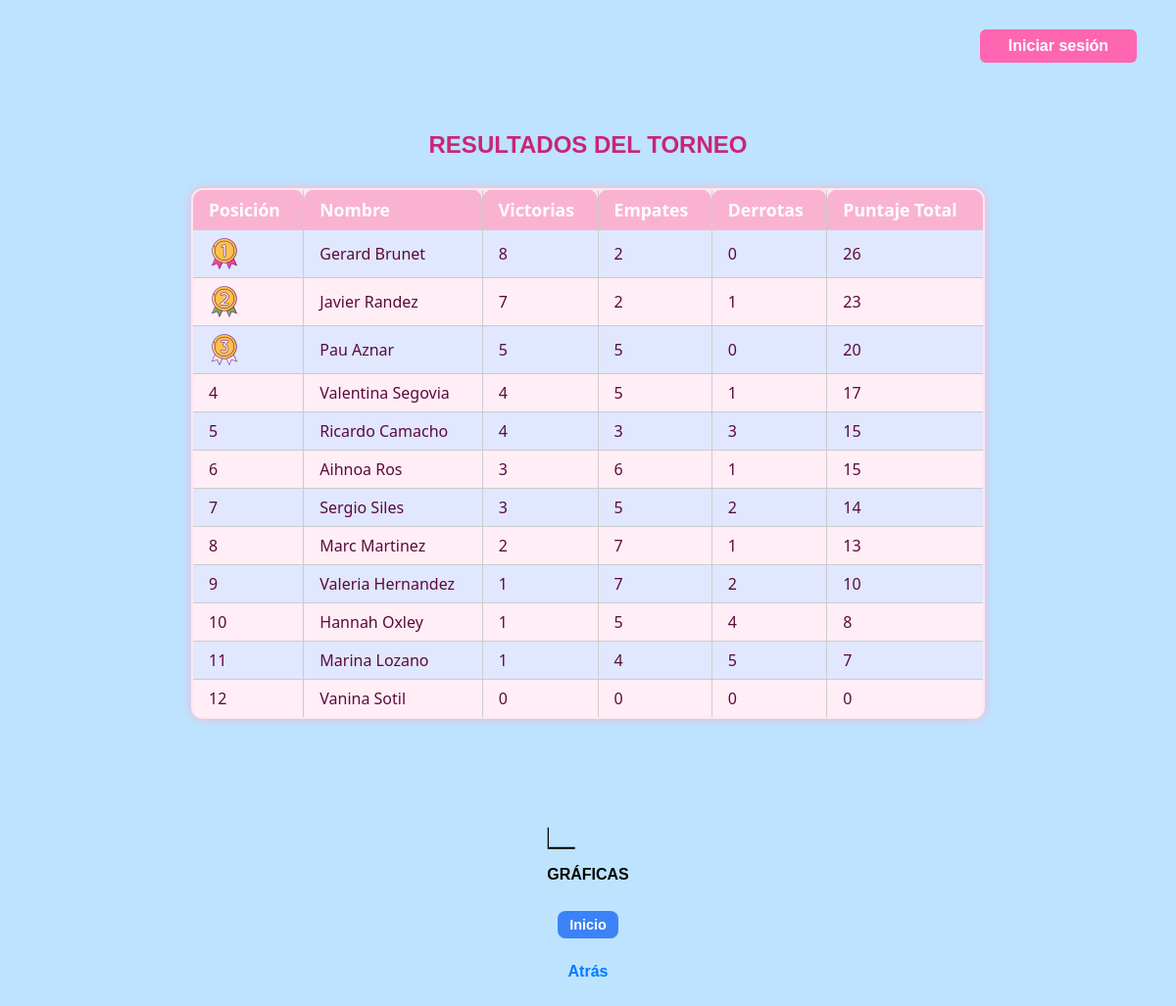
The page /estadisticas on the database its author committed.
### tables this page shows
CREATE TABLE usuarios (
    id INTEGER PRIMARY KEY AUTOINCREMENT,
    nombre TEXT NOT NULL,
    email TEXT NOT NULL UNIQUE,
    contrasena TEXT NOT NULL,
    rol TEXT DEFAULT 'participante',
    nivel TEXT
, edad INTEGER, juego TEXT DEFAULT 'MiTorneo', torneo TEXT DEFAULT 'LOL World', victorias INTEGER DEFAULT 0, empates INTEGER DEFAULT 0, derrotas INTEGER DEFAULT 0, puntaje INTEGER DEFAULT 0);

### app.py (the view)
@app.route('/estadisticas')
def estadisticas():
    conn = db_connection()
    conn.row_factory = sqlite3.Row
    c = conn.cursor()
    c.execute('''
        SELECT nombre, victorias, empates, derrotas, puntaje
        FROM usuarios
        WHERE rol = 'participante'
        ORDER BY puntaje DESC
    ''')
    participantes = c.fetchall()
    conn.close()
    return render_template('estadisticas.html', participantes=participantes)

### app.py (called while the page is built)
def db_connection():
    conn = sqlite3.connect('database/torneo.db')
    conn.row_factory = sqlite3.Row
    return conn

### templates/estadisticas.html
{% extends "base.html" %}
{% block content %}
<h2 class="titulo-seccion">RESULTADOS DEL TORNEO</h2>
<table class="tabla-puntajes tabla-rosa">
    <thead>
        <tr class="fila-header">
            <th>Posición</th>
            <th>Nombre</th>
            <th>Victorias</th>
            <th>Empates</th>
            <th>Derrotas</th>
            <th>Puntaje Total</th>
        </tr>
    </thead>
    <tbody>
    {% for p in participantes %}
    <tr class="fila-participante">
        <td>
            {% if loop.index == 1 %}
                <img src="{{ url_for('static', filename='recursos/primer_lugar.png') }}" alt="1º" class="icon-ranking">
            {% elif loop.index == 2 %}
                <img src="{{ url_for('static', filename='recursos/segundo_lugar.png') }}" alt="2º" class="icon-ranking">
            {% elif loop.index == 3 %}
                <img src="{{ url_for('static', filename='recursos/tercer_lugar.png') }}" alt="3º" class="icon-ranking">
            {% else %}
                {{ loop.index }}
            {% endif %}
        </td>
        <td>{{ p['nombre'] }}</td>
        <td>{{ p['victorias'] or 0 }}</td>
        <td>{{ p['empates'] or 0 }}</td>
        <td>{{ p['derrotas'] or 0 }}</td>
        <td>{{ p['puntaje'] or 0 }}</td>
    </tr>
    {% endfor %}
</tbody>
</table>
<a href="{{ url_for('grafica') }}" class="estadisticas-btn" title="Ver gráficas" style="text-align:center; display:inline-block;">
    <img src="{{ url_for('static', filename='recursos/grafica_icono.gif') }}" alt="GRÁFICAS" class="icono-trofeo" style="width:100px; height:100px;">
    <span class="texto-resultados">GRÁFICAS</span>
</a>
<div style="text-align: center; margin-top: 20px;">
    <a href="{{ url_for('index') }}" class="btn-panel-admin">Inicio</a>
    <a href="{{ url_for('admin_dashboard') }}" class="btn">Atrás</a>
</div>
{% endblock %}

### templates/base.html (shortened to what this page needs)
<!DOCTYPE html>
<html lang="es">
<head>
    <link rel="stylesheet" href="{{ url_for('static', filename='style.css') }}" />
</head>
<body>
<header>
    {% if not session.get('user_id') %}
        <a href="{{ url_for('login') }}">Iniciar sesión</a>
    {% else %}
        <div class="user-box">
            <span class="saludo">Hola, {{ session['user_name'] }}</span>
            <a href="{{ url_for('logout') }}" class="cerrar-sesion">Cerrar sesión</a>
        </div>
    {% endif %}
</header>
<main>
    {% block content %}{% endblock %}
</main>
</body>
</html>

### static/style.css (style rules this page uses)
body { background-color: #bde3ff; font-family: Arial, sans-serif; margin: 0; padding: 20px; color: #333; text-align: center; }
a { color: #007bff; text-decoration: none; font-weight: bold; display: block; text-align: center; margin-top: 20px; transition: color 0.3s ease; }
table { width: 80%; margin: 30px auto; border-collapse: separate; border-spacing: 0; border-radius: 12px; overflow: hidden; }
th, td { padding: 10px; text-align: left; border-bottom: 1px solid #ddd; }
th { background-color: #007bff; color: white; font-weight: bold; border-top-left-radius: 12px; border-top-right-radius: 12px; }
tr:nth-child(even) { background-color: #f7f7f7; }
tr:nth-child(odd) { background-color: #e0e7ff; }
.tabla-rosa { width: 90%; margin: 30px auto; border-collapse: collapse; border: 2px solid #f5b5cd; background-color: #ffe6f0; box-shadow: 0 0 10px #f5b5cd; font-family: 'Segoe UI', sans-serif; border-radius: 12px; overflow: hidden; }
.tabla-rosa th { background-color: #f9b3d1; color: white; padding: 12px; text-align: center; font-size: 1.1em; }
.tabla-rosa td { padding: 10px; text-align: center; color: #5c0a3b; border-top: 1px solid #f5c2da; }
.tabla-rosa tr:nth-child(even) { background-color: #ffeef6; }
header { display: flex; justify-content: flex-end; align-items: center; gap: 15px; padding: 10px 20px; background-color: transparent; position: static; margin-bottom: 20px; font-weight: bold; }
header a { min-width: 120px; padding: 8px 20px; border-radius: 6px; font-weight: 600; text-decoration: none; color: white; background-color: #ff66b2; display: inline-block; margin-top: 0; max-width: 140px; white-space: nowrap; text-align: center; }
.btn-panel-admin { background-color: #3b82f6 !important; color: white !important; padding: 10px 15px; border-radius: 10px; text-decoration: none; font-weight: bold; display: inline-block; margin-bottom: 8px; transition: color 0.3s ease; }
.estadisticas-btn { display: inline-block; margin-left: 15px; margin-right: 15px; vertical-align: middle; }
.icono-trofeo { width: 40px; height: auto; transition: transform 0.3s ease; }
.icono-trofeo { width: 110px; height: 90px; display: block; margin: 0 auto; }
.estadisticas-btn .texto-resultados { color: initial; transition: color 0.3s ease; }
.icon-ranking { width: 32px; height: 32px; vertical-align: middle; }
.titulo-seccion { color: #c72676; text-align: center; text-transform: uppercase; font-weight: bold; }
.fila-header { background-color: #f9d3fe; }
.tabla-puntajes th, .tabla-puntajes td { padding: 0.5rem 1rem; border: 1px solid #ccc; text-align: left; }
.fila-participante { border-top: 1px solid #ccc; }
main { padding: 20px; max-width: 900px; margin: 0 auto; }
.btn-panel-admin { display: inline-block; margin: 0 10px; padding: 5px 12px; background-color: #ff69b4; color: white; text-decoration: none; border-radius: 5px; font-weight: bold; transition: background-color 0.3s ease; }
.btn-panel-admin { display: inline-block; margin: 8px 0 5px 0; padding: 6px 12px; background-color: #4fc3f7; color: white; border-radius: 8px; text-decoration: none; font-weight: bold; font-size: 0.9em; }

### rows shown on the page
usuarios: nombre "Gerard Brunet", victorias "8", empates "2", derrotas "0", puntaje "26"
usuarios: nombre "Javier Randez", victorias "7", empates "2", derrotas "1", puntaje "23"
usuarios: nombre "Pau Aznar", victorias "5", empates "5", derrotas "0", puntaje "20"
usuarios: nombre "Valentina Segovia", victorias "4", empates "5", derrotas "1", puntaje "17"
usuarios: nombre "Ricardo Camacho", victorias "4", empates "3", derrotas "3", puntaje "15"
usuarios: nombre "Aihnoa Ros", victorias "3", empates "6", derrotas "1", puntaje "15"
usuarios: nombre "Sergio Siles", victorias "3", empates "5", derrotas "2", puntaje "14"
usuarios: nombre "Marc Martinez", victorias "2", empates "7", derrotas "1", puntaje "13"
usuarios: nombre "Valeria Hernandez", victorias "1", empates "7", derrotas "2", puntaje "10"
usuarios: nombre "Hannah Oxley", victorias "1", empates "5", derrotas "4", puntaje "8"
usuarios: nombre "Marina Lozano", victorias "1", empates "4", derrotas "5", puntaje "7"
usuarios: nombre "Vanina Sotil", victorias "0", empates "0", derrotas "0", puntaje "0"
